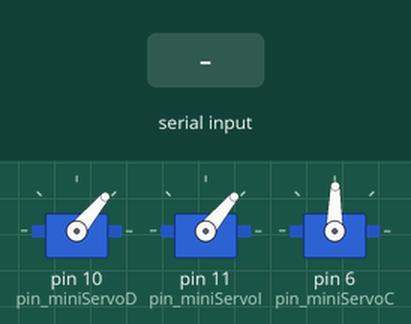
Simulated run of this sketch. Board: Arduino Uno, built with avr-gcc and run on an emulated ATmega328P. Shown: 3 × servo. The inputs (shaded band) are chosen by the test bench.

Above: at 4.2 s.
4.3 s: "S" received over Serial
At 5.45 s:
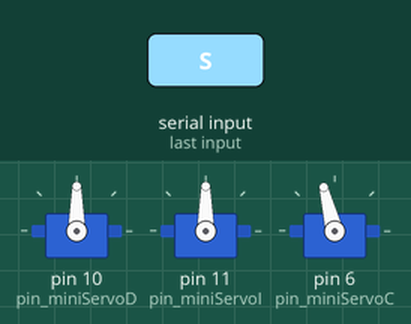
7.3 s: "I" received over Serial
At 7.78 s:
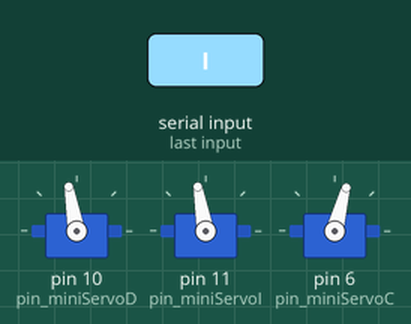
At 8.4 s:
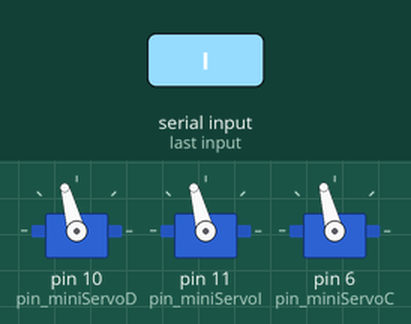
10.3 s: "U" received over Serial
At 11.19 s:
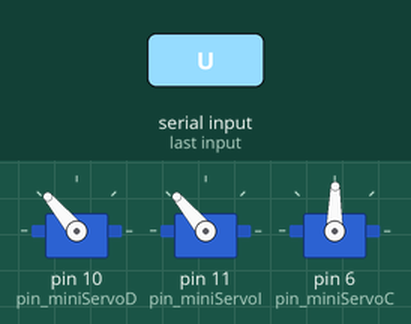
13.3 s: "D" received over Serial
16.3 s: "R90\n" received over Serial
19.3 s: "90,45\n" received over Serial
Timing chart, 0 to 23.3 s (numbered marks = the images above; inputs shaded):
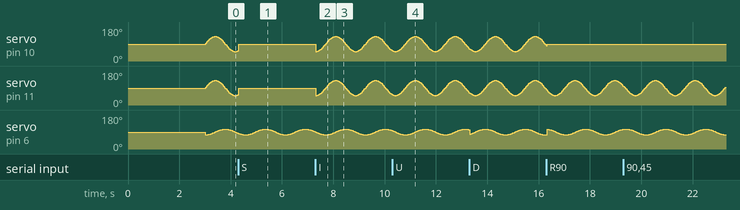

The sketch:

robopad_plusplus_oscilators_crab_droid_arduino.ino
```cpp
// (licence header left out)
/******************************************************************/
/******************************************************************/


/******************************************************************
 *                           Libraries                            *
 ******************************************************************/

#include <Servo.h>
#include "Oscillator_Lib/Oscillator/Oscillator.h"


/******************************************************************
 *                    Definition of variables                     *
 ******************************************************************/

#define MI_PRIMER_KIT_DE_ROBOTICA_BLUETOOTH      1
#define BQ_ZUM_BLUETOOTH                         2
#define BQ_ZUM_CORE_2                            3
/* Select in this variable which board are you going to use */
int boardSelected = BQ_ZUM_CORE_2;

/* Pin definition of the board to be used                         */
#define pin_miniServoD       10  /*   Mini servo 1 - Right     -  */
#define pin_miniServoI       11  /*   Mini servo 2 - Left      -  */
#define pin_miniServoC       6   /*   Mini servo 3 - Central   -  */

/* Bauderate of the Bluetooth*/
#define BAUDS_MI_PRIMER_KIT_DE_ROBOTICA_BLUETOOTH       38400
#define BAUDS_BQ_ZUM_BLUETOOTH                          19200
#define BAUDS_BQ_ZUM_CORE_2                            115200

/*  Definition of the three oscillators                            */
Oscillator osc[3];

/*  Definition of the initial values of the oscillators            */
int T=1500;      // PERIOD
int Ad=40;       // RIGHT AMPLITUDE
int Ai=40;       // LEFT AMPLITUDE
int Offset=0;    // OFFSET

/* Phase difference between the central legs and the external ones*/
double dif_fase = DEG2RAD(-90);


/* Variables of the Bluetooth communication                       */
#define bufferSize 20  // Size of the received data (buffer)
int i = 0;             // Buffer iterator
int numChar = 0;       // NNumber of characters availables in the Serial

/*  A char vector to storage the received data from the Bluetooth
    Serial           */
char dataBuffer[bufferSize];


/******************************************************************
 *                     Definition of functions                    *
 ******************************************************************/

/** Function that depends on the received data from the Android app.
    This data consists on in capital letter followed by an integer
    number. The letter denotes which  parameter of the oscillator is
    being modified, and the integer number the value that the
    parameter will take.
*/
void setAction(char* data) {

  switch(data[0]) {

    //-- AMPLITUDE OF THE ARCS DESCRIBED BY THE LEGS
     case 'A':
        if (data[1]=='R'){        // RIGHT LEGS AMPLITUDE  (e.g.: AR30)
            Ad = strtol(data+2, NULL, 10);
            osc[0].SetA(Ad);
          }
        else if(data[1]=='L'){   // LEFT LEGS AMPLITUDE    (e.g.: AL30)
            Ai = strtol(data+2, NULL, 10);
            osc[1].SetA(Ai);
          }
        break;

    //-- PERIOD  (ej: T3000)
     case 'T':
        T = strtol(data+1, NULL, 10);
        osc[0].SetT(T);
        osc[1].SetT(T);
        osc[2].SetT(T);
        break;

    //-- DIFERENCE OF PHASE  (e.g.: F-90)
     case 'F':
        dif_fase = DEG2RAD(strtol(data+1, NULL, 10));
        osc[2].SetPh(dif_fase);
        break;


   /* //////////////////////////////////////////////////////////
   *  //       BLUETOOTH SCHEDULER APP (ROBOPAD++) CASES      //
   *  //////////////////////////////////////////////////////////   */

    //-- STOP
     case 'S':
        osc[0].SetA(0);          // Minimum amplitudes      A = 0;
        osc[1].SetA(0);
        setNormalPeriod();       // Default period       T = 1500;
        break;

    //-- RESET TO DEFAULT VALUES
     case 'I':
        setMaxAmplitude();       // Maximum amplitudes     A = 40;
        setNormalPeriod();       // Default period       T = 1500;
        dif_fase = DEG2RAD(-90); // Forward phase difference
        osc[2].SetPh(dif_fase);
        break;


    //-- Up - GO FORWARD
     case 'U':
        setMaxAmplitude();       // Maximum amplitudes     A = 40;
        dif_fase = DEG2RAD(-90); // Forward phase difference
        osc[2].SetPh(dif_fase);
        break;

    //-- Down - GO BACKWARD
     case 'D':
        setMaxAmplitude();       // Maximum amplitudes     A = 40;
        dif_fase = DEG2RAD(90);  // Backward phase difference
        osc[2].SetPh(dif_fase);
        break;

    //-- Right - RIGHT
     case 'R':
        Ad=0;   Ai=40;           // Left maximum amplitude and right minimum amplitude
        osc[0].SetA(Ad);
        osc[1].SetA(Ai);
        dif_fase = DEG2RAD(-90); // Forward phase difference
        osc[2].SetPh(dif_fase);
        break;

    //-- Left - LEFT
     case 'L':
        Ad=40;   Ai=0;           // Right maximum amplitude and right left amplitude
        osc[0].SetA(Ad);
        osc[1].SetA(Ai);
        dif_fase = DEG2RAD(-90); // Forward phase difference
        osc[2].SetPh(dif_fase);
        break;
  }
}

/* Function that modifies the period in order to get a stable speed */
void setNormalPeriod() {

      T = 1500;        // Default period
      osc[0].SetT(T);
      osc[1].SetT(T);
      osc[2].SetT(T);
}

/* Function that modifies the amplitude to its maximum value       */
void setMaxAmplitude() {

      Ad=40;   Ai=40;  // Maximum amplitude of the legs
      osc[0].SetA(Ad);
      osc[1].SetA(Ai);
}


/******************************************************************
 *                             Setup                              *
 ******************************************************************/

void setup() {

  /*  Attach each oscillator to its pin                            */
  osc[0].attach(pin_miniServoD);
  osc[1].attach(pin_miniServoI);
  osc[2].attach(pin_miniServoC);

  /* Configure the parameters of the oscillators                   */
  osc[0].SetO(0);
  osc[0].SetA(Ad);
  osc[0].SetT(T);
  osc[0].SetPh(0);

  osc[1].SetO(0);
  osc[1].SetA(Ai);
  osc[1].SetT(T);
  osc[1].SetPh(0);

  osc[2].SetO(0); //-5, -10...
  osc[2].SetA(15);
  osc[2].SetT(T);
  osc[2].SetPh(dif_fase);

  /* Open and empty the port where the Bluetooth is connected       */
  long bauds = BAUDS_MI_PRIMER_KIT_DE_ROBOTICA_BLUETOOTH;
  if (boardSelected == BQ_ZUM_BLUETOOTH) {
    bauds = BAUDS_BQ_ZUM_BLUETOOTH;
  } else if (boardSelected == BQ_ZUM_CORE_2) {
    bauds = BAUDS_BQ_ZUM_CORE_2;
  }
  Serial.begin(bauds);
  Serial.flush();

  /* Wait three seconds                                             */
  delay(3000);

}

/******************************************************************
 *                       Main program loop                        *
 ******************************************************************/

void loop() {

  /* ////////////////////////////////////////////////////////////
   * // This code is for being able to use the printbot with   //
   * // the Bluetooth module                                   //
   * ////////////////////////////////////////////////////////////   */

  /* If there is something in the Bluetooth serial port             */
  if (Serial.available() > 0) {

        /* Reset the iterator and clear the bufferSize              */
        i = 0;
        memset(dataBuffer, 0, sizeof(dataBuffer));

        /* Wait for let the buffer fills up. Depends on the length of
           the data, 1 ms for each character more or less.          */
        delay(bufferSize);

        /* Number of characters availables in the Bluetooth Serial  */
        numChar = Serial.available();

        /* Limit the number of characters that will be read from the
           Serial to avoid reading more than the size of the buffer */
        if (numChar > bufferSize) {
              numChar = bufferSize;
        }

        /* Read the Bluetooth Serial and store it in the buffer    */
        while (numChar--) {
            dataBuffer[i++] = Serial.read();
            delay(3);    // Wait for this process required
        }
        setAction(dataBuffer);
    }


   /* //////////////////////////////////////////////////////////
   *  //  Update the oscillators                              //
   *  //////////////////////////////////////////////////////////    */
  for (int i=0; i<3; i++){
      osc[i].refresh();
  }
}
```

Oscillator.h
```cpp
// (licence header left out)
#ifndef Oscillator_h
#define Oscillator_h

#include <Servo.h>

//-- Macro for converting from degrees to radians
#ifndef DEG2RAD
  #define DEG2RAD(g) ((g)*M_PI)/180
#endif

class Oscillator
{
  public:
    Oscillator() {};
    void attach(int pin, bool rev =false);

    void SetA(unsigned int A) {_A=A;};
    void SetO(unsigned int O) {_O=O;};
    void SetPh(double Ph) {_phase0=Ph;};
    void SetT(unsigned int T);
    void Stop() {_stop=true;};
    void Play() {_stop=false;};
    void Reset() {_phase=0;};
    void refresh();

  private:
    bool next_sample();

  private:
    //-- Servo that is attached to the oscillator
    Servo _servo;

    //-- Oscillators parameters
    unsigned int _A;  //-- Amplitude (degrees)
    unsigned int _O;  //-- Offset (degrees)
    unsigned int _T;  //-- Period (miliseconds)
    double _phase0;   //-- Phase (radians)

    //-- Internal variables
    int _pos;         //-- Current servo pos
    double _phase;    //-- Current phase
    double _inc;      //-- Increment of phase
    double _N;        //-- Number of samples
    unsigned int _TS; //-- sampling period (ms)

    long _previousMillis;
    long _currentMillis;

    //-- Oscillation mode. If true, the servo is stopped
    bool _stop;

    //-- Reverse mode
    bool _rev;
};

#endif
```
